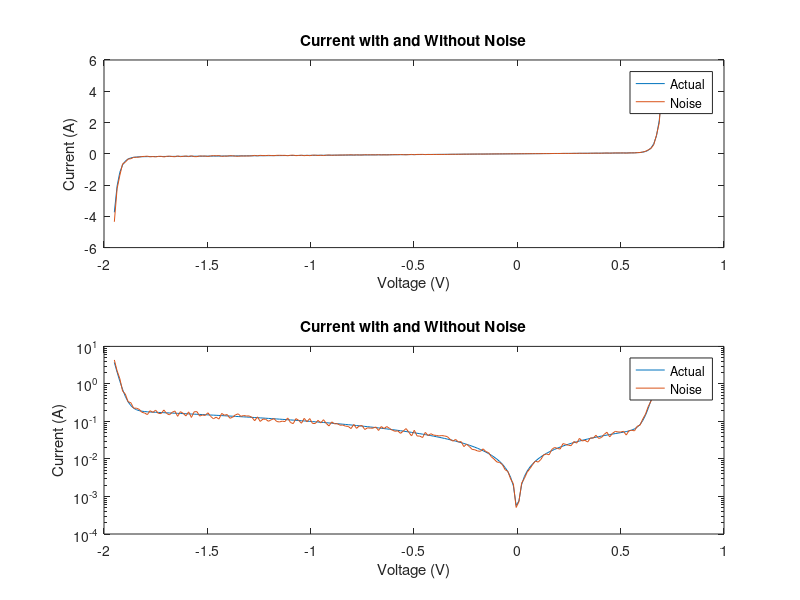
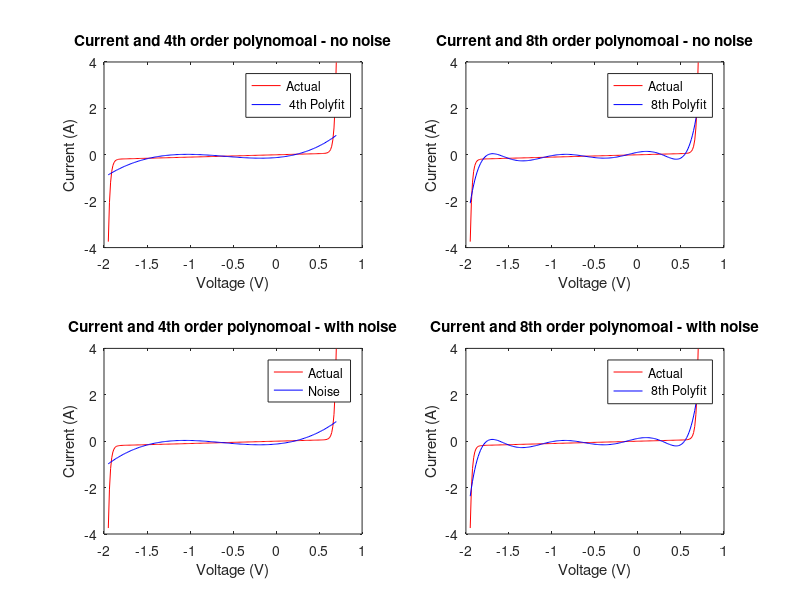

Write the MATLAB code that produced these figures, in order. (Note: this script raises an error after producing the figures.)
% Miranda Heredia
% PA #9
% Compact Models
% March 6th, 2020
clear 
clc
close all
%Question 1 - Generating some data

% Known variables for extraction

Is = 0.01e-12;      % Forward Bias Saturation Current
Ib = 0.1e-12;       % Breakdown Saturation Current
Vb = 1.3;           % Breakdown Voltage
Gp = 0.1;           % Parastic Parallel Conductance

% Vectors

VolVec = linspace(-1.95, 0.7, 200);
IVec = (Is*(exp(1.2*VolVec/0.025)-1)) + (Gp*VolVec) - (Ib*(exp(-1.2*(VolVec+Vb)/0.025)-1));

noise  = 0.8 + (0.4).*rand(size(IVec));

I_noise = IVec.*noise;

figure(1)
subplot(2,1,1)
plot(VolVec, IVec, VolVec, I_noise);
title('Current with and Without Noise');
legend('Actual', 'Noise');
xlabel('Voltage (V)')
ylabel('Current (A)')
subplot(2,1,2)
semilogy(VolVec, abs(IVec), VolVec, abs(I_noise));
legend('Actual', 'Noise');
xlabel('Voltage (V)')
ylabel('Current (A)')
title('Current with and Without Noise');

%Question 2 - Polynomial Fitting

%4th and 8th order polynomial fit for ideal Current

P_4 = polyfit(VolVec, IVec, 4);
P_8 = polyfit(VolVec, IVec, 8);

P4Val = polyval(P_4, VolVec);
P8Val = polyval(P_8, VolVec);

% 4th and 8th order polynomial fit for noisy current

P_4N = polyfit(VolVec, I_noise, 4);
P_8N = polyfit(VolVec, I_noise, 8);

P4NVal = polyval(P_4N, VolVec);
P8NVal = polyval(P_8N, VolVec);

%Adding to plot

figure(2)
subplot(2,2,1)
%4th order no noise
plot(VolVec, IVec,'r', VolVec, P4Val,'b');
title('Current and 4th order polynomoal - no noise');
legend('Actual', ' 4th Polyfit');
xlabel('Voltage (V)')
ylabel('Current (A)')

% 8th order no noise
subplot(2,2,2)
plot(VolVec, IVec,'r', VolVec, P8Val,'b');
title('Current and 8th order polynomoal - no noise');
legend('Actual', ' 8th Polyfit');
xlabel('Voltage (V)')
ylabel('Current (A)')

%4th order with noise
subplot(2,2,3)
plot(VolVec, IVec,'r', VolVec, P4NVal,'b');
title('Current and 4th order polynomoal - with noise');
legend('Actual', ' 4th Polyfit');
legend('Actual', 'Noise');
xlabel('Voltage (V)')
ylabel('Current (A)')

% 8th order no noise
subplot(2,2,4)
plot(VolVec, IVec,'r', VolVec, P8NVal,'b');
title('Current and 8th order polynomoal - with noise');
legend('Actual', ' 8th Polyfit');
xlabel('Voltage (V)')
ylabel('Current (A)')

% Question 3 - Nonlinear Curve Fitting to Physical Model

%Part 3A
B = Gp;
D = Vb;
fo = fittype(@(A,B,C,D,x) (A.*exp(1.2*x/25e-3)-1) + B.*x - C*(exp(1.2*(-(x+D))/25e-3)-1));
%no noise
ff1 = fit(VolVec', IVec', fo);
I_f1 = ff1(VolVec);
%with noise
ff1N = fit(VolVec', I_noise',fo);
I_f1N = ff1N(VolVec);

figure(3)
subplot(2,3,1)
plot(VolVec, I_f1)
title('Fitted Current (B, D)');
xlabel('Voltage (V)'); 
ylabel('Current (A)');

% subplot(2,3,2)
% plot(VolVec, I_f1N)
% title('Fitted Noisy Current (B, D)');
% xlabel('Voltage (V)');
% ylabel('Current (A)');

% Part 3B

A = Is;
C = Ib;
fo = fittype(@(A,B,C,D,x) (A.*exp(1.2*x/25e-3)-1) + B.*x - C*(exp(1.2*(-(x+D))/25e-3)-1));
ff12 = fit(VolVec', IVec', fo);
If12 = ff12(VolVec);
ff22 = fit(VolVec', IVec', fo);
If22 = ff22(VolVec);

subplot(2,3,3)
plot(VolVec, If12)
title('Fitted Current (A, C)');
xlabel('Voltage (V)'); 
ylabel('Current (A)');

% subplot(2,3,4)
% plot(VolVec, If22)
% title('Fitted Noisy Current (A, C)');
% xlabel('Voltage (V)'); 
% ylabel('Current (A)');

%Part 3c - fitting all
fo = fittype(@(A,B,C,D,x) (A.*exp(1.2*x/25e-3)-1) + B.*x - C*(exp(1.2*(-(x+D))/25e-3)-1));
ff13 = fit(VolVec', IVec', fo);
If13 = ff13(VolVec);
ff23 = fit(VolVec', I_noise', fo);
If23 = ff23(VolVec);

subplot(2,3,5)
plot(VolVec, If13);
title('Fitted Current');
xlabel('Voltage (V)'); ylabel('Current (mA)');
grid on;

% subplot(2,3,6)
% plot(VolVec, If23);
% title('Fitted Noisy Current');
% xlabel('Voltage (V)'); ylabel('Current (mA)');
% grid on;

%Question 4

inputs = VolVec.';
targets = IVec.';
hiddenLayerSize = 10;
net = fitnet(hiddenLayerSize);
net.divideParam.trainRatio = 70/100;
net.divideParam.valRatio = 15/100;
net.divideParam.testRatio = 15/100;
[net,tr] = train(net,inputs,targets);
outputs = net(inputs);
errors = gsubtract(outputs,targets);
performance = perform(net,targets,outputs)
view(net)
Inn = outputs;
figure(4)
semilogy(VolVec, I_noise, VolVec, outputs');
legend('Current', 'Net');














    